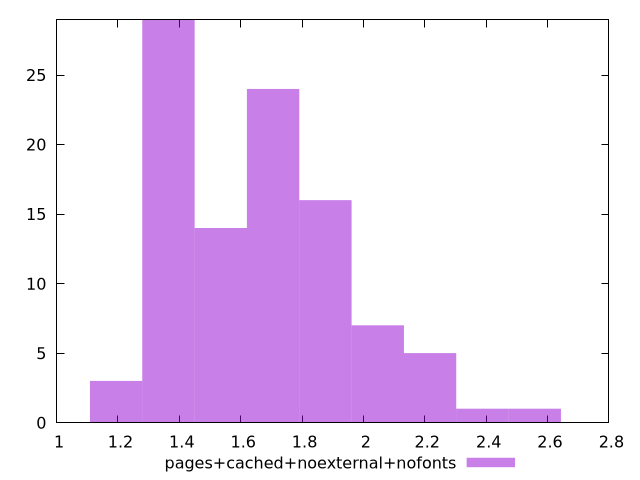

The script that saved this image:
$_pagesCachedNoexternalNofonts <<EOF
1.7055732772149645 24
1.535015949493468 14
1.3644586217719716 29
1.876130604936461 16
2.217245260379454 5
2.3878025881009504 1
2.5583599158224466 1
2.0466879326579575 7
1.1939012940504752 3
EOF
set key outside below
set terminal pngcairo
set output "report_00006_2020-11-02T20-21-41.718Z/server-response-time/pages+cached+noexternal+nofonts//raw_hist.png"
set yrange [0:29]
set boxwidth 0.17055732772149645
set style fill transparent solid 0.5 noborder
plot $_pagesCachedNoexternalNofonts title "pages+cached+noexternal+nofonts" with boxes ,
